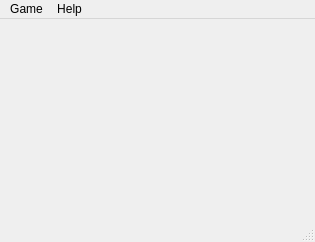
<?xml version="1.0" encoding="UTF-8"?>
<ui version="4.0">
 <class>MainWindow</class>
 <widget class="QMainWindow" name="MainWindow">
  <property name="geometry">
   <rect>
    <x>0</x>
    <y>0</y>
    <width>315</width>
    <height>242</height>
   </rect>
  </property>
  <property name="windowTitle">
   <string>QBShip</string>
  </property>
  <property name="windowIcon">
   <iconset resource="../resources.qrc">
    <normaloff>:/images/icon.png</normaloff>:/images/icon.png</iconset>
  </property>
  <widget class="QWidget" name="centralwidget">
   <layout class="QHBoxLayout" name="horizontalLayout">
    <item>
     <widget class="MapWidget" name="myMap" native="true">
      <property name="enabled">
       <bool>false</bool>
      </property>
     </widget>
    </item>
    <item>
     <widget class="MapWidget" name="enemyMap" native="true">
      <property name="enabled">
       <bool>false</bool>
      </property>
     </widget>
    </item>
    <item>
     <spacer name="horizontalSpacer">
      <property name="orientation">
       <enum>Qt::Horizontal</enum>
      </property>
      <property name="sizeHint" stdset="0">
       <size>
        <width>40</width>
        <height>20</height>
       </size>
      </property>
     </spacer>
    </item>
   </layout>
  </widget>
  <widget class="QMenuBar" name="menubar">
   <property name="geometry">
    <rect>
     <x>0</x>
     <y>0</y>
     <width>315</width>
     <height>36</height>
    </rect>
   </property>
   <widget class="QMenu" name="menuGame">
    <property name="title">
     <string>Game</string>
    </property>
    <addaction name="actionNew"/>
    <addaction name="actionConnect"/>
    <addaction name="actionDisconnect"/>
    <addaction name="separator"/>
    <addaction name="actionExit"/>
   </widget>
   <widget class="QMenu" name="menuHelp">
    <property name="title">
     <string>Help</string>
    </property>
    <addaction name="actionAbout"/>
   </widget>
   <addaction name="menuGame"/>
   <addaction name="menuHelp"/>
  </widget>
  <widget class="QStatusBar" name="statusbar"/>
  <action name="actionNew">
   <property name="text">
    <string>Create new</string>
   </property>
   <property name="shortcut">
    <string>Alt+N</string>
   </property>
  </action>
  <action name="actionConnect">
   <property name="text">
    <string>Connect</string>
   </property>
   <property name="shortcut">
    <string>Alt+C</string>
   </property>
  </action>
  <action name="actionExit">
   <property name="text">
    <string>Quit</string>
   </property>
   <property name="shortcut">
    <string>Ctrl+Q</string>
   </property>
  </action>
  <action name="actionDisconnect">
   <property name="text">
    <string>Disconnect</string>
   </property>
  </action>
  <action name="actionAbout">
   <property name="text">
    <string>About</string>
   </property>
  </action>
 </widget>
 <customwidgets>
  <customwidget>
   <class>MapWidget</class>
   <extends>QWidget</extends>
   <header>mapwidget.h</header>
   <container>1</container>
  </customwidget>
 </customwidgets>
 <resources>
  <include location="../resources.qrc"/>
 </resources>
 <connections>
  <connection>
   <sender>actionExit</sender>
   <signal>triggered()</signal>
   <receiver>MainWindow</receiver>
   <slot>close()</slot>
   <hints>
    <hint type="sourcelabel">
     <x>-1</x>
     <y>-1</y>
    </hint>
    <hint type="destinationlabel">
     <x>157</x>
     <y>120</y>
    </hint>
   </hints>
  </connection>
 </connections>
</ui>
